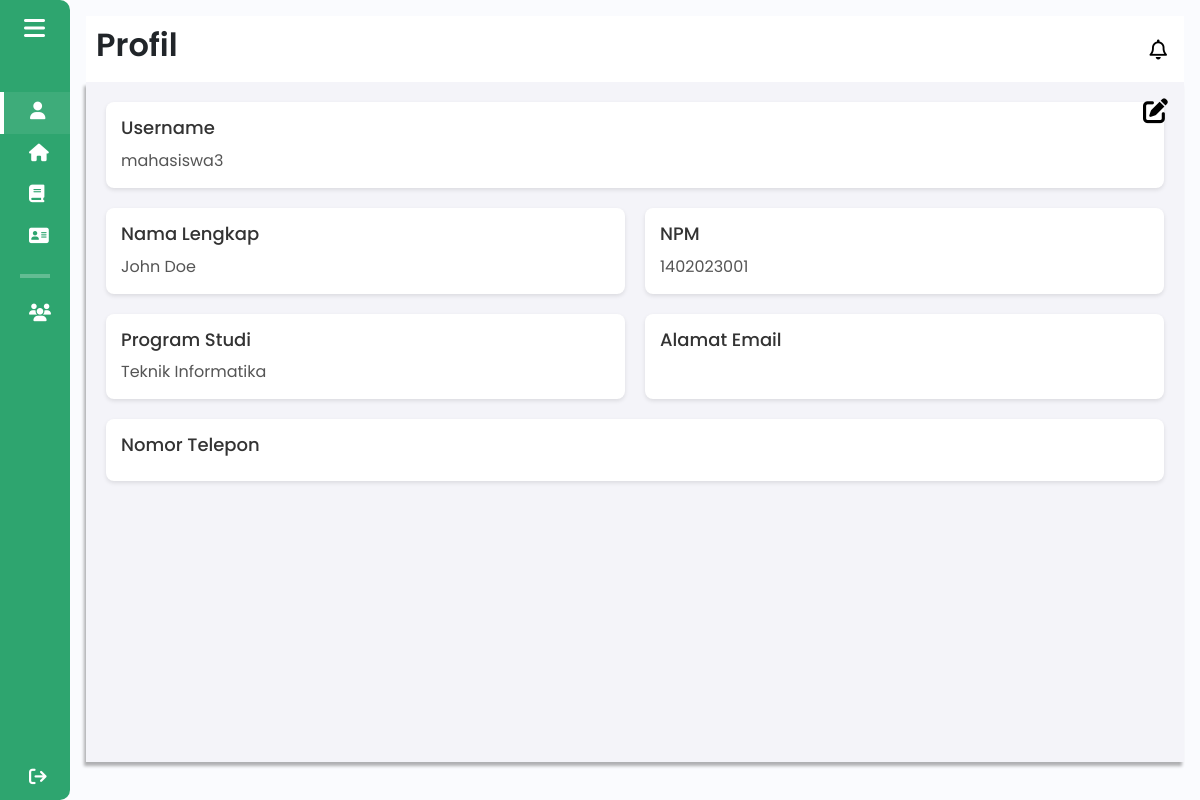
Before: /components/pages/mahasiswa/profil_mahasiswa.php (signed in) with the older database file.
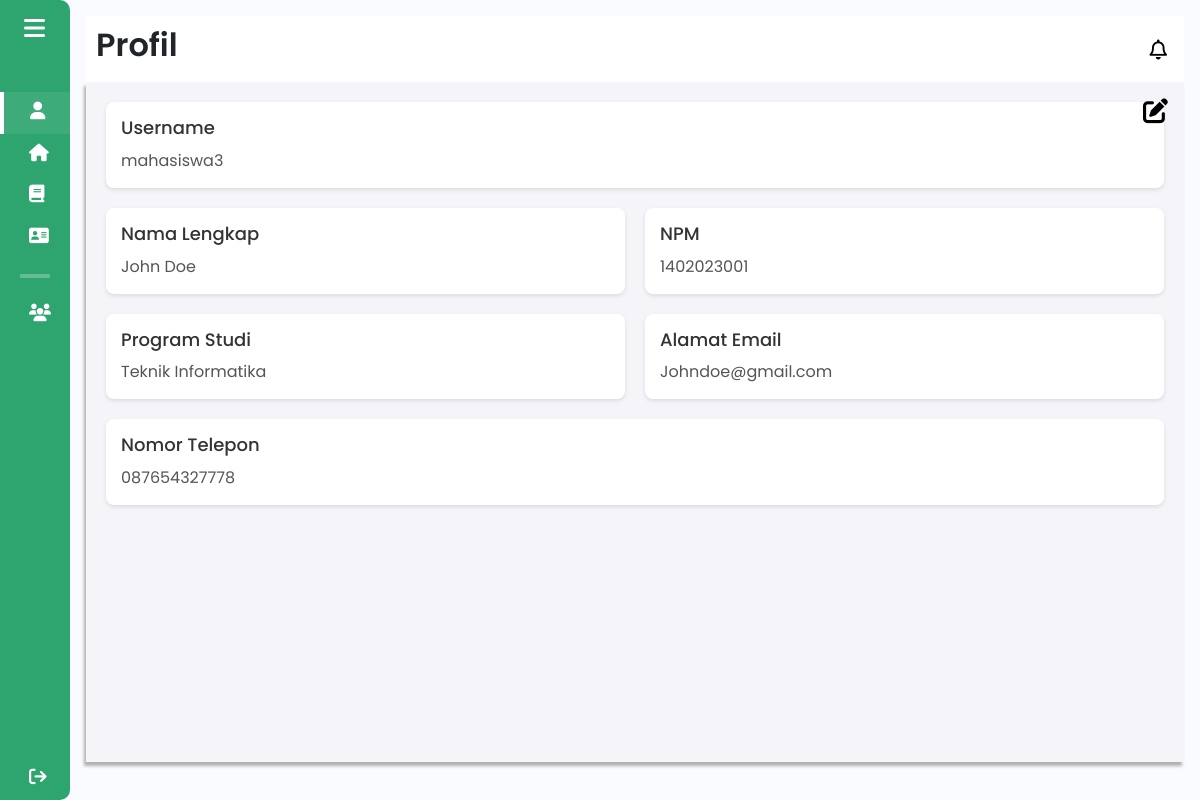
After: the same page with the newer database file.
### tables this page shows
CREATE TABLE `mahasiswa` (
  `id` int(11) NOT NULL,
  `user_id` int(11) NOT NULL,
  `nama` varchar(100) NOT NULL,
  `npm` varchar(15) NOT NULL,
  `program_studi` varchar(100) NOT NULL,
  `tahun_angkatan` varchar(50) NOT NULL,
  `email` varchar(100) DEFAULT NULL,
  `contact` varchar(15) DEFAULT NULL
);

### components/pages/mahasiswa/profil_mahasiswa.php (the view, shortened to what this page needs)
<?php
include $_SERVER['DOCUMENT_ROOT'] . '/Aplikasi-Kewirausahaan/config/db_connection.php';
$user_id = $_SESSION['user_id'];
$query_mahasiswa = "SELECT * FROM mahasiswa WHERE user_id = '$user_id'";
$result_mahasiswa = $conn->query($query_mahasiswa);
if ($result_mahasiswa && $result_mahasiswa->num_rows > 0) {
    $mahasiswa = $result_mahasiswa->fetch_assoc();
} else {
    die("Data mahasiswa tidak ditemukan.");
}
?>
<!DOCTYPE html>
<html lang="en">
<head>
    <link href="https://cdn.lineicons.com/4.0/lineicons.css" rel="stylesheet" />
    <link href="https://cdn.jsdelivr.net/npm/bootstrap@5.3.0-alpha3/dist/css/bootstrap.min.css" rel="stylesheet"
>
    <link rel="stylesheet" href="/Aplikasi-Kewirausahaan/assets/css/profil.css">
</head>
<body>
    <div class="wrapper">
        <?php
        $activePage = 'profil';
        include 'sidebar_mahasiswa.php';
        ?>
        <div class="main p-3">
            <div class="main_header">
                <?php
                    $pageTitle = "Profil";
                    include 'header_mahasiswa.php';
                ?>
            </div>
            <div class="main_wrapper">
                <button class="edit-btn" type="button" title="Edit Profil" >
                    <i class="fas fa-edit"></i>
                </button>
                <div class="profile-header">
                    <div class="profile-item">
                        <h2>Username</h2>
                        <p><?= htmlspecialchars($_SESSION['username']); ?></p>
                    </div>
                </div>
                <div class="profile-grid">
                    <div class="profile-item">
                        <h2>Nama Lengkap</h2>
                        <p><?= htmlspecialchars($mahasiswa['nama'] ?? 'Belum diisi'); ?></p>
                    </div>
                    <div class="profile-item">
                        <h2>NPM</h2>
                        <p><?= htmlspecialchars($mahasiswa['npm'] ?? 'Belum diisi'); ?></p>
                    </div>
                    <div class="profile-item">
                        <h2>Program Studi</h2>
                        <p><?= htmlspecialchars($mahasiswa['program_studi'] ?? 'Belum diisi'); ?></p>
                    </div>
                    <div class="profile-item">
                        <h2>Alamat Email</h2>
                        <p><?= htmlspecialchars($mahasiswa['email'] ?? 'Belum diisi'); ?></p>
                    </div>
                    <div class="profile-item" id="phone-item">
                        <h2>Nomor Telepon</h2>
                        <p class="phone-text"><?= htmlspecialchars($mahasiswa['contact'] ?? 'Belum diisi'); ?></p>
                    </div>
                </div>
            </div>
        </div>
    </div>
</body>
</html>

### components/pages/mahasiswa/sidebar_mahasiswa.php (shortened to what this page needs)
<!DOCTYPE html>
<html lang="en">
<head>
    <link href="https://cdn.lineicons.com/4.0/lineicons.css" rel="stylesheet" />
    <link href="https://cdn.jsdelivr.net/npm/bootstrap@5.3.0-alpha3/dist/css/bootstrap.min.css" rel="stylesheet"
>
    <link rel="stylesheet" href="/Aplikasi-Kewirausahaan/assets/css/sidebar.css">
</head>
<body>
    <div class="wrapper">
        <aside id="sidebar">
            <div class="d-flex">
                <button class="toggle-btn" type="button">
                    <i class="fa-solid fa-bars"></i>
                </button>
            </div>
            <ul class="sidebar-nav">
                <li class="sidebar-item <?php echo ($activePage == 'profil') ? 'active' : ''; ?>">
                    <a href="profil_mahasiswa.php" class="sidebar-link">
                        <i class="fa-solid fa-user"></i>
                    </a>
                </li>
                <li class="sidebar-item <?php echo ($activePage == 'pagemahasiswa') ? 'active' : ''; ?>">
                    <a href="pagemahasiswa.php" class="sidebar-link">
                        <i class="fa-solid fa-house"></i>
                    </a>
                </li>
                <li class="sidebar-item <?php echo ($activePage == 'materikewirausahaan_mahasiswa') ? 'active' : ''; ?>">
                    <a href="materikewirausahaan_mahasiswa.php" class="sidebar-link">
                        <i class="fa-solid fa-book"></i>
                    </a>
                </li>
                <li class="sidebar-item <?php echo ($activePage == 'daftar_mentor_mahasiswa') ? 'active' : ''; ?>">
                    <a href="daftar_mentor_mahasiswa.php" class="sidebar-link">
                        <i class="fa-solid fa-address-card"></i>
                    </a>
                </li>
                <hr>
                <li class="sidebar-item <?php echo ($activePage == 'kelompok_bisnis_mahasiswa') ? 'active' : ''; ?>">
                    <a href="kelompok_bisnis_mahasiswa.php" class="sidebar-link">
                        <i class="fa-solid fa-users"></i>
                    </a>
                </li>
                <li class="sidebar-item sign-out">
                    <a href="/Aplikasi-Kewirausahaan/components/pages/startdashboard/dashboardawal.php" class="sidebar-link">
                        <i class="fa-solid fa-sign-out"></i>
                    </a>
                </li>
            </ul>
        </aside>
    </div>
</body>
</html>

### components/pages/mahasiswa/header_mahasiswa.php (shortened to what this page needs)
<!DOCTYPE html>
<html lang="en">
<head>
    <link href="https://cdn.lineicons.com/4.0/lineicons.css" rel="stylesheet" />
    <link href="https://cdn.jsdelivr.net/npm/bootstrap@5.3.0-alpha3/dist/css/bootstrap.min.css" rel="stylesheet"
>
    <link rel="stylesheet" href="/Aplikasi-Kewirausahaan/assets/css/header.css">
</head>
<body>
    <div class="wrapper">
        <div class="main_header">
            <h1 class="halaman"><?php echo $pageTitle ?? 'Halaman'; ?></h1>
            <a href="javascript:void(0)" class="notification" id="notificationButton">
                <i class="fa-regular fa-bell"></i>
            </a>
        </div>
    </div>
</body>
</html>

### assets/css/profil.css (style rules this page uses)
body { font-family: "Poppins", sans-serif; margin: 0; padding: 0; box-sizing: border-box; }
.wrapper { display: flex; }
.main { min-height: 100vh; width: 100%; background-color: #fafbfe; overflow: hidden; transition: all 0.35s ease-in-out; }
.main_wrapper { width: 100%; height: 85vh; background-color: #f0f0f0; box-shadow: -2px 4px 3px rgba(0, 0, 0, 0.3); margin: 0 auto; padding: 20px; position: relative; }
.profile-header { display: flex; justify-content: space-between; align-items: center; margin-bottom: 20px; }
.profile-grid { display: flex; flex-wrap: wrap; gap: 20px; }
.profile-item { flex: 1 1 calc(50% - 20px); background-color: #ffffff; padding: 15px; border-radius: 8px; box-shadow: 0 2px 4px rgba(0, 0, 0, 0.1); }
.profile-item h2 { margin-bottom: 10px; font-size: 18px; color: #333; }
.profile-item p { margin: 0; font-size: 16px; color: #555; }
.edit-btn { position: absolute; top: 10px; right: 10px; font-size: 25px; cursor: pointer; border: 0; background-color: transparent; transition: transform 0.3s ease; }

### assets/css/sidebar.css (style rules this page uses)
a { text-decoration: none; }
li { list-style: none; }
h1 { font-weight: 600; font-size: 1.5rem; }
body { font-family: "Poppins", sans-serif; }
.wrapper { display: flex; }
.main { min-height: 100vh; width: 100%; overflow: hidden; transition: all 0.35s ease-in-out; background-color: #fafbfe; }
#sidebar { width: 70px; min-width: 70px; z-index: 1000; transition: all 0.25s ease-in-out; background-color: #2ea56f; display: flex; flex-direction: column; border-top-right-radius: 10px; border-bottom-right-radius: 10px; }
.toggle-btn, .toggle-btn2 { background-color: transparent; cursor: pointer; border: 0; padding: 1rem 1.5rem; }
.toggle-btn i, .toggle-btn2 i { font-size: 1.5rem; color: #fff; }
.sidebar-nav { padding: 2rem 0; flex: 1 1 auto; }
a.sidebar-link { padding: 0.625rem 1.625rem; color: #fff; display: block; font-size: 0.9rem; white-space: nowrap; border-left: 3px solid transparent; }
.sidebar-link i { font-size: 1.1rem; margin-right: 0.75rem; }
.sidebar-item.active a { background-color: rgba(255, 255, 255, 0.075); border-left: 4px solid white; }
.sidebar-item { position: relative; }
.sign-out { position: fixed; bottom: 0; left: 0; }
.sidebar-nav hr { border: 2px solid white; margin-right: 20px; margin-left: 20px; }
.main_wrapper { width: 100%; height: 85vh; background-color: #f4f4f9; box-shadow: -2px 4px 3px rgba(0, 0, 0, 0.3); margin: 0; padding: 20px; overflow-y: auto; }

### assets/css/header.css (style rules this page uses)
a { text-decoration: none; }
li { list-style: none; }
h1 { font-weight: 600; font-size: 1.5rem; }
body { font-family: "Poppins", sans-serif; }
.main_header { display: flex; justify-content: space-between; align-items: center; padding: 5px; background-color: #fff; min-height: 50px; }
.main_header h1 { font-size: xx-large; }
.notification { position: fixed; top: 10px; right: 10px; text-decoration: none; color: #000000; margin-top: 30px; margin-right: 15px; border-radius: 5px; font-size: 16px; display: flex; align-items: center; }
.notification i { margin-right: 8px; font-size: 20px; }

Changed rows visible on the page:
changed mahasiswa "John Doe": email (not shown) → "Johndoe@gmail.com"; contact (not shown) → "087654327778"
